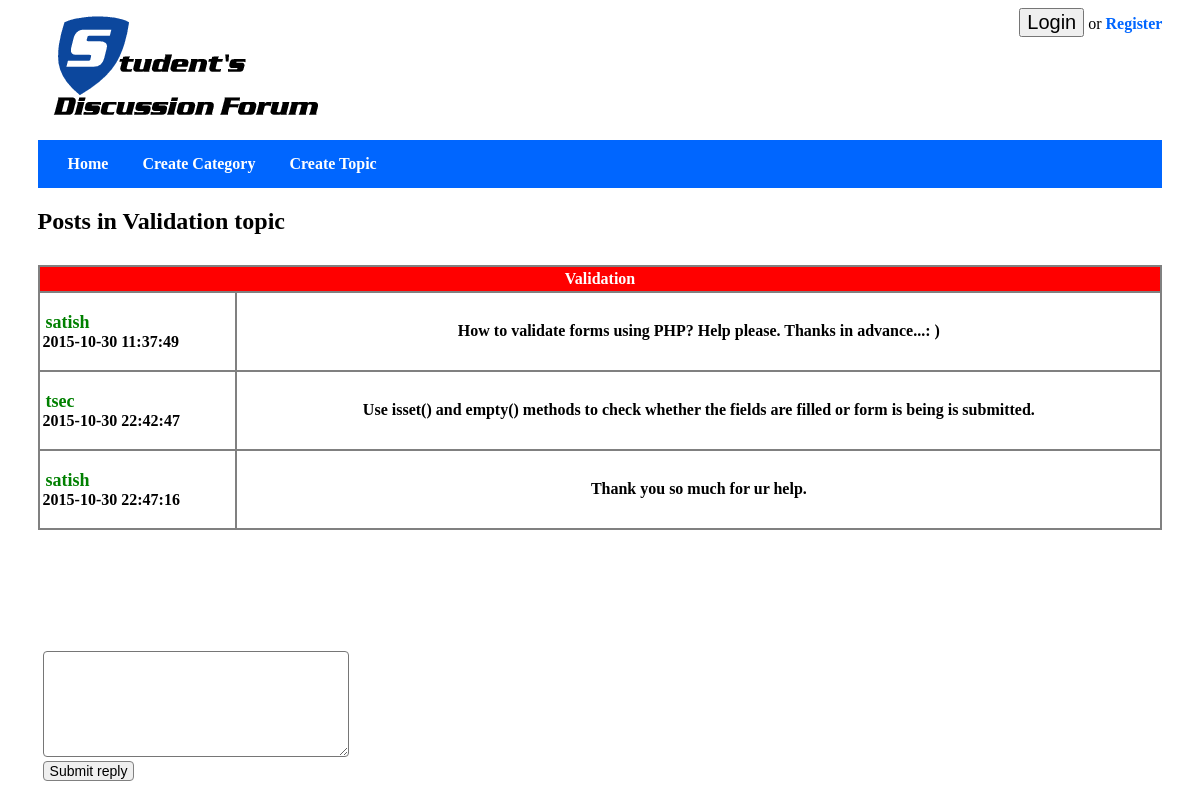
/topic_view.php?id=2, run on the app's committed database.
### tables this page shows
CREATE TABLE `topics` (
  `topic_id` int(8) NOT NULL,
  `topic_subject` varchar(255) NOT NULL,
  `topic_date` datetime NOT NULL,
  `topic_cat` int(8) NOT NULL,
  `topic_by` int(8) NOT NULL
);

CREATE TABLE `posts` (
  `post_id` int(8) NOT NULL,
  `post_content` text NOT NULL,
  `post_date` datetime NOT NULL,
  `post_topic` int(8) NOT NULL,
  `post_by` int(8) NOT NULL
);

CREATE TABLE `users` (
  `user_id` int(8) NOT NULL,
  `user_name` varchar(30) NOT NULL,
  `user_pass` varchar(255) NOT NULL,
  `user_email` varchar(255) NOT NULL,
  `user_date` datetime NOT NULL,
  `user_level` int(8) NOT NULL
);

### topic_view.php (the view)
<?php
include 'connect.php';
include 'header.php';
 echo'<link href="css/inside.css" type="text/css" rel="stylesheet" />';
function test_input($data) {
   $data = trim($data);
   $data = stripslashes($data);
   $data = htmlspecialchars($data);
   return $data;
}
$sql = " SELECT
    topic_id,
    topic_subject
FROM
    topics
WHERE
    topics.topic_id = ".test_input($_GET['id']);
$result = mysqli_query($conn,$sql);
if(!$result)
{
    echo 'The topics could not be displayed, please try again later.' ;
}
else
{
    if(mysqli_num_rows($result) == 0)
    {
        echo 'This topic does not exist.';
    }
    else
    {
        while($row = mysqli_fetch_array($result,MYSQL_ASSOC))
        {
            echo '<h2>Posts in ' . $row['topic_subject'] . ' topic</h2>';
            $topic_name = $row['topic_subject'];
		}
         $sql = "SELECT
    posts.post_id,
    posts.post_topic,
    posts.post_content,
    posts.post_date,
    posts.post_by,
    users.user_id,
    users.user_name
    FROM
    posts
    LEFT JOIN
    users
    ON
    posts.post_by = users.user_id
    WHERE
    posts.post_topic = " .test_input($_GET['id']);
        $result = mysqli_query($conn,$sql);
        if(!$result)
        {
            echo 'The posts could not be displayed, please try again later.';
        }
        else
        {
            if(mysqli_num_rows($result) == 0)
            {
                echo 'There are no posts in this topic yet.';
            }
            else
            {
                echo '<table class = "inside" >
                      <tr>
                        <th colspan="2">'.$topic_name.'</th>
                      </tr>';
                if(!empty($_SESSION) && $_SESSION['user_level']=='1')
                {
                   while($row = mysqli_fetch_array($result,MYSQL_ASSOC))
		           {
                    echo '<tr>';
                        echo '<td>';
                            echo '<p><span style="color:green;font-size:18px;font-weight:bold; padding:3px;">'.$row['user_name'].'</span><br>'.$row['post_date'].'</p>';
                        echo '</td>';
                        echo '<td style="text-align:center;">';
                            echo $row['post_content'];
                            echo'<br><a style="float:right;" href ="delete_post.php?id='.$row['post_id'].'&&topic_id='.$row['post_topic'].'" >delete</a>';
                        echo '</td>';
                    echo '</tr>';
					$topic_idr = $row['post_topic'];
                   }
                   echo "</table><br><br>";
                }
                else
                {
                   while($row = mysqli_fetch_array($result,MYSQL_ASSOC))
                   {
                    echo '<tr>';
                        echo '<td >';
                            echo '<p><span style="color:green;font-size:18px;font-weight:bold; padding:3px;">'.$row['user_name'].'</span><br>'.$row['post_date'].'</p>';
                        echo '</td>';
                        echo '<td    style="text-align:center;">';
                            echo $row['post_content'];
                            echo '</td>';
                    echo '</tr>';
                    $topic_idr = $row['post_topic'];
                   }
                   echo'</table><br><br>';
                }
				echo '<form  method="post" action="reply.php?id='.$topic_idr.'">
                <fieldset class="reply-form">
                <textarea name="reply-content"></textarea>
                <input type="submit" name="reply" value="Submit reply" />
                </fieldset>
                </form><br><br><br>' ;
            }
        }
    }
}
?>

### css/inside.css (style rules this page uses)
.inside { margin: 30px auto; border:2px solid grey; border-collapse: collapse; width: 100%; border-radius: 2px; }
.inside th { color:#FFFFFF; padding:3px; border:2px solid grey; background-color:red; }
.inside td { font-weight: bold; padding:3px; border : 2px solid grey; //text-align: left; margin: 3px; }
.inside tr { border:2px solid grey; }
.reply-form { border:none; padding:5px; margin:20px auto; float:left; margin-top: 50px; }
.reply-form input { display:block; //width:250px; font-size: 14px; border-radius:4px; border: 1px solid grey; }
.reply-form textarea { border-radius:4px; max-width:400px; min-width:300px; height: 100px; }

### data on the page
topics: topic_subject "Validation"
posts: post_by.user_name "satish", post_date "2015-10-30 11:37:49", post_content "How to validate forms using PHP? Help please. Thanks in advance...: )"
posts: post_by.user_name "tsec", post_date "2015-10-30 22:42:47", post_content "Use isset() and empty() methods to check whether the fields are filled or form is being is submitted."
posts: post_by.user_name "satish", post_date "2015-10-30 22:47:16", post_content "Thank you so much for ur help."
